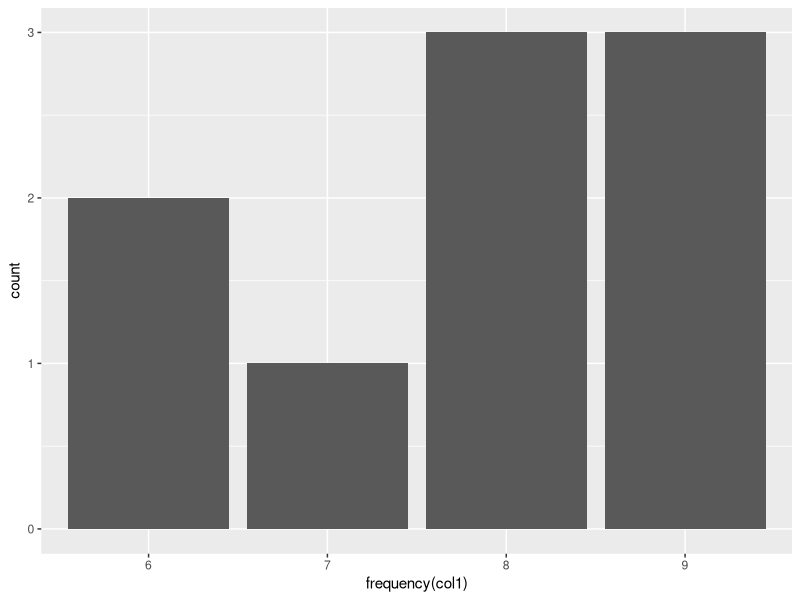

R code for this plot: (Note: this script raises an error after producing the figure.)
# install package data.table

library (data.table)
data_table <- data.table(col1 = sample(6 : 9, 9 , replace = TRUE), col2 = letters[1 : 3],col3 = c(1, 4, 1,2, 2,2, 1, 2, 2))
print ("Original DataFrame")
print (data_table)

#Install package ggplot2

library (ggplot2)
data_table <- data.frame(col1 = sample(6 : 9, 9 , replace = TRUE), col2 = letters[1:3], col3 = c(1, 4, 1, 2, 2, 2, 1, 2, 2))
print ("Original DataFrame")
print (data_table)
freq_tbl <- table(data_table$col1)
print ("Frequency count")
frequency <- function(x) { factor(x, levels = names(table(x)))}
ggplot(data_table, aes(x = frequency(`col1`))) + geom_bar()

#2. Scatterplot

plot(Girth, Height, main = "Scatterplot of Girth vs Height", xlab = "Tree Girth", ylab = "Tree Height")
abline(lm(Height ~ Girth), col = "blue", lwd = 2)

plot(Girth, Volume, main = "Scatterplot of Girth vs Volume", xlab = "Tree Girth", ylab = "Tree Volume")
abline(lm(Volume ~ Girth), col = "blue", lwd = 2)

plot(Girth, Volume, main = "Scatterplot of Girth vs Volume", xlab = "Tree Girth", ylab = "Tree Volume")
abline(lm(Volume ~ Girth), col = "blue", lwd = 2)

#Scatterplot3d

#Install Package scatterplot3d

library(scatterplot3d)
attach(trees)
scatterplot3d(Girth, Height, Volume, main = "3D Scatterplot of trees dataset")

scatterplot3d(Girth, Height, Volume, pch = 20, highlight.3d = TRUE, type = "h", main = "3D Scatterplot of trees dataset")

#3. Boxplot

boxplot(trees, col = c("yellow", "red", "cyan"), main = "Boxplot for trees dataset")

#4. Line Chart

plot(Girth, type = "o", col = "red", ylab = "", ylim = c(0, 110), main = "Comparison amongst Girth, Height, and Volume of trees")
lines(Height, type = "o", col = "blue")
lines(Volume, type = "o", col = "green")
legend(1, 110, legend = c("Girth", "Height", "Volume"), col = c("red", "blue", "green"), lty = 1:1, cex = 0.9)
